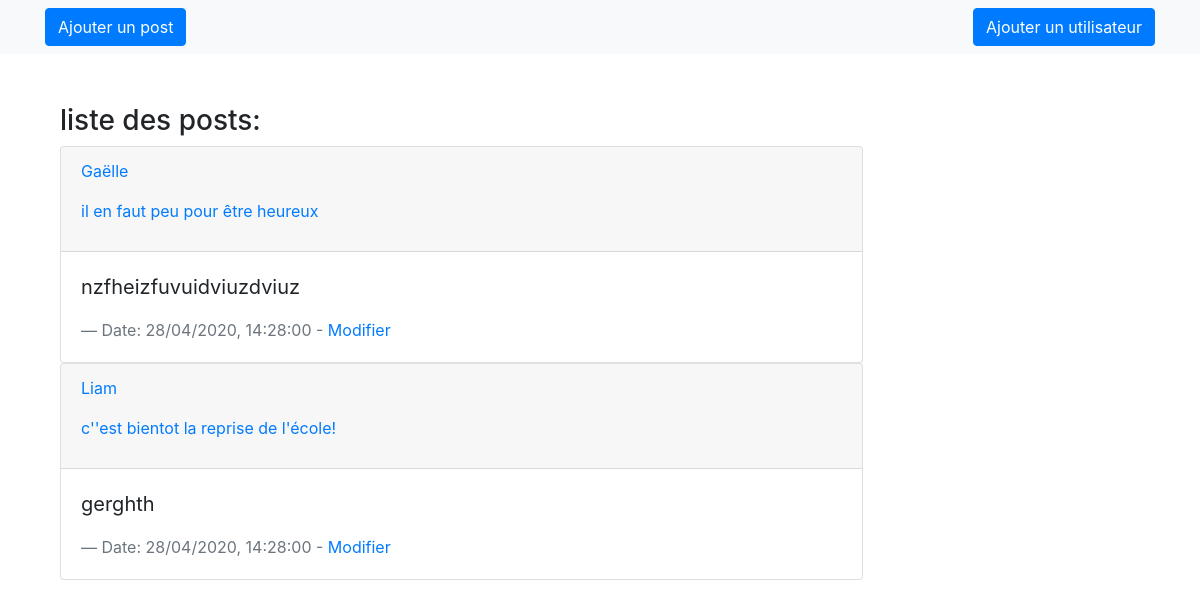
Before: / with the older database file.
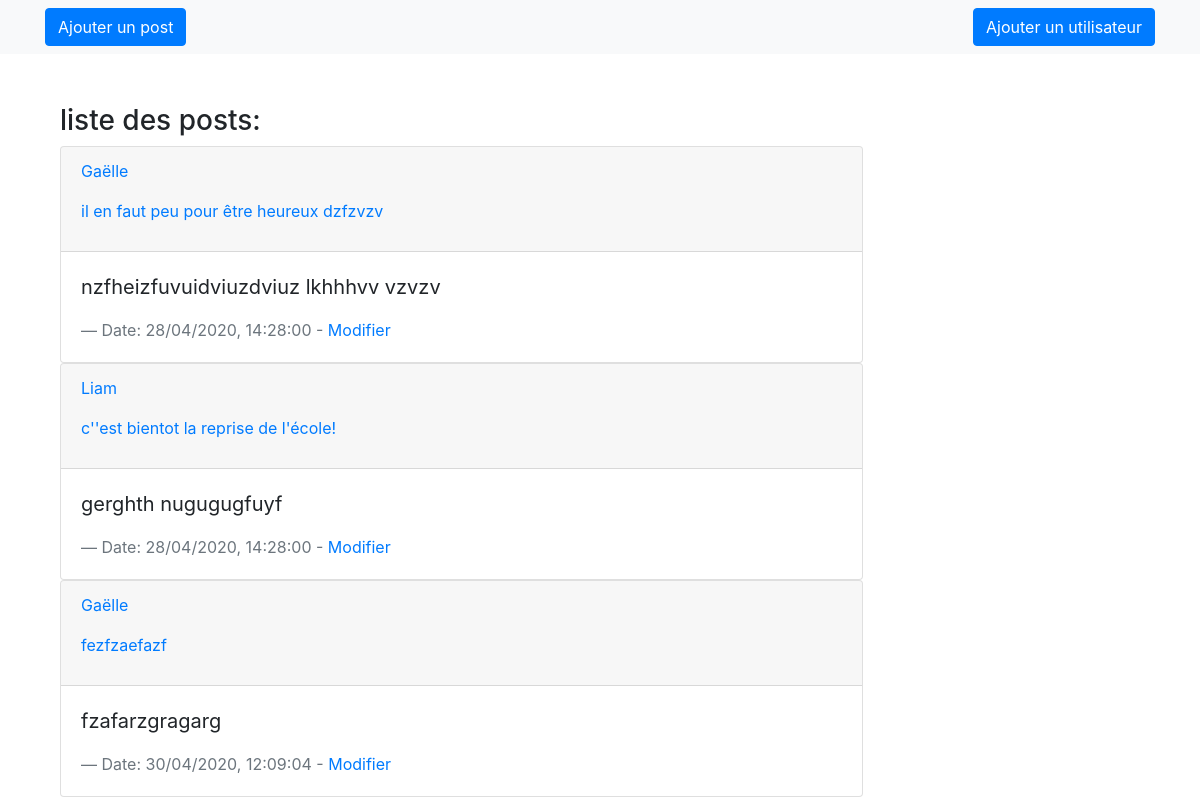
After: the same page with the newer database file.
### post.py (models this page shows)
class Post(db.Model):
    id = db.Column(db.Integer, primary_key=True)
    user_id = db.Column(db.Integer, db.ForeignKey('user.id'), nullable=False)
    titre =  db.Column(db.String(140), nullable=False)
    content = db.Column(db.String(140), nullable=False)
    date = db.Column(db.DateTime, default=datetime.datetime.utcnow)

### user.py (models this page shows)
class User(db.Model):
    id = db.Column(db.Integer, primary_key=True)
    name = db.Column(db.String(80), nullable=False)
    email = db.Column(db.String(140), unique=True, nullable=False)
    password = db.Column(db.String(80), nullable=True)
    posts = db.relationship('Post', backref='user', lazy=True)

### index.py (the view)
@app.route('/')
def display_posts():
    allPosts = Post.query.all()
    return render_template('posts.html', posts=allPosts)

### templates/posts.html (shortened to what this page needs)
<!DOCTYPE html>
<html>
    <head>
        <link rel="stylesheet" href="{{ url_for('static', filename='css/bootstrap.min.css') }}">
    </head>
    <body>
        <div>
            <nav class="navbar navbar-light bg-light">
                <div class="container">
                    <a href="/posts/create" class="btn btn-primary">Ajouter un post</a>
                    <a href="/users/create" class="btn btn-primary">Ajouter un utilisateur</a>
                </div>
            </nav>
        </div>
        <div class="container" style="margin-top: 50px;">
            <div class="col-md-9">
                <h3>liste des posts:</h3>
                <div id="posts">
                    {% for post in posts %}
                    <div class="card">
                        <div class="card-header">
                            <p><a href="/posts/{{ post.user_id }}">{{ post.user.name }}</a></p>
                            <p><a href="/posts/{{ post.titre }}">{{ post.titre }}</a></p>
                        </div>
                        <div class="card-body">
                            <blockquote class="blockquote mb-0">
                                <p> {{ post.content }}</p>
                                <footer class="blockquote-footer">{% if post.date %}Date: {{ post.date.strftime("%d/%m/%Y, %H:%M:%S") }} - {% endif %}<a href="/posts/{{ post.id }}/edit">Modifier</a></footer>
                            </blockquote>
                        </div>
                    </div>
                    {% endfor %}
                </div>
            </div>
        </div>
    </body>
</html>

Changed rows visible on the page:
changed Post: titre "il en faut peu pour être heureux" → "il en faut peu pour être heureux dzfzvzv"; content "nzfheizfuvuidviuzdviuz" → "nzfheizfuvuidviuzdviuz lkhhhvv vzvzv"
changed Post "c''est bientot la reprise de l'école!": content "gerghth" → "gerghth nugugugfuyf"
added Post: user.name "Gaëlle", titre "fezfzaefazf", content "fzafarzgragarg", date "30/04/2020, 12:09:04"
